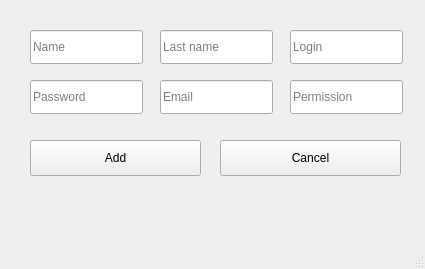
<?xml version="1.0" encoding="UTF-8"?>
<ui version="4.0">
 <class>MainWindow</class>
 <widget class="QMainWindow" name="MainWindow">
  <property name="geometry">
   <rect>
    <x>0</x>
    <y>0</y>
    <width>425</width>
    <height>269</height>
   </rect>
  </property>
  <property name="windowTitle">
   <string>MainWindow</string>
  </property>
  <widget class="QWidget" name="central_widget">
   <widget class="QLineEdit" name="user_name_input">
    <property name="geometry">
     <rect>
      <x>30</x>
      <y>30</y>
      <width>113</width>
      <height>34</height>
     </rect>
    </property>
    <property name="placeholderText">
     <string>Name</string>
    </property>
   </widget>
   <widget class="QLineEdit" name="user_last_name_input">
    <property name="geometry">
     <rect>
      <x>160</x>
      <y>30</y>
      <width>113</width>
      <height>34</height>
     </rect>
    </property>
    <property name="text">
     <string/>
    </property>
    <property name="placeholderText">
     <string>Last name</string>
    </property>
   </widget>
   <widget class="QLineEdit" name="user_login_input">
    <property name="geometry">
     <rect>
      <x>290</x>
      <y>30</y>
      <width>113</width>
      <height>34</height>
     </rect>
    </property>
    <property name="placeholderText">
     <string>Login</string>
    </property>
   </widget>
   <widget class="QLineEdit" name="user_password_input">
    <property name="geometry">
     <rect>
      <x>30</x>
      <y>80</y>
      <width>113</width>
      <height>34</height>
     </rect>
    </property>
    <property name="echoMode">
     <enum>QLineEdit::Password</enum>
    </property>
    <property name="placeholderText">
     <string>Password</string>
    </property>
   </widget>
   <widget class="QLineEdit" name="user_email_input">
    <property name="geometry">
     <rect>
      <x>160</x>
      <y>80</y>
      <width>113</width>
      <height>34</height>
     </rect>
    </property>
    <property name="placeholderText">
     <string>Email</string>
    </property>
   </widget>
   <widget class="QLineEdit" name="user_permission_input">
    <property name="geometry">
     <rect>
      <x>290</x>
      <y>80</y>
      <width>113</width>
      <height>34</height>
     </rect>
    </property>
    <property name="placeholderText">
     <string>Permission</string>
    </property>
   </widget>
   <widget class="QPushButton" name="add_button">
    <property name="geometry">
     <rect>
      <x>30</x>
      <y>140</y>
      <width>171</width>
      <height>36</height>
     </rect>
    </property>
    <property name="text">
     <string>Add</string>
    </property>
   </widget>
   <widget class="QPushButton" name="cancel_button">
    <property name="geometry">
     <rect>
      <x>220</x>
      <y>140</y>
      <width>181</width>
      <height>36</height>
     </rect>
    </property>
    <property name="text">
     <string>Cancel</string>
    </property>
   </widget>
  </widget>
  <widget class="QStatusBar" name="statusbar"/>
 </widget>
 <resources/>
 <connections/>
</ui>
